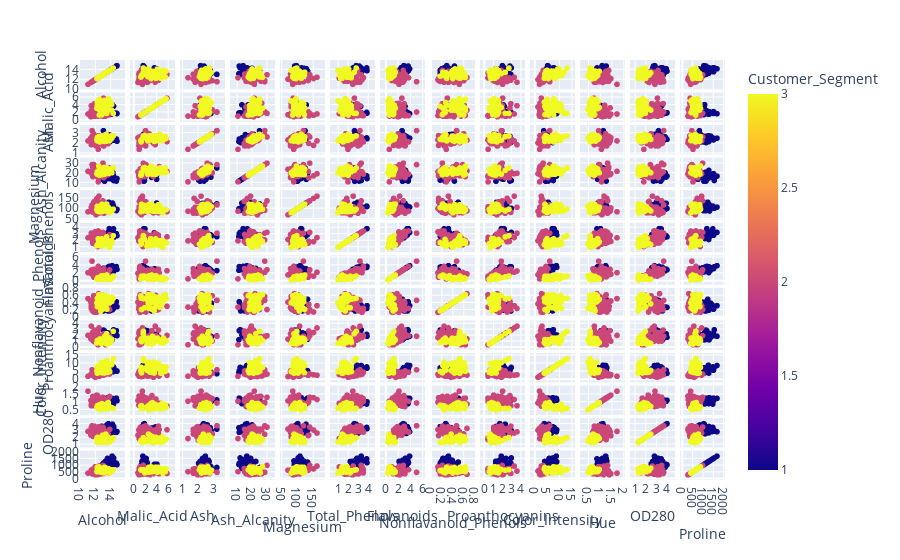

The notebook cell saved with this chart:
### Code cell
fig = px.scatter_matrix(df, dimensions=['Alcohol','Malic_Acid','Ash','Ash_Alcanity','Magnesium','Total_Phenols','Flavanoids','Nonflavanoid_Phenols','Proanthocyanins','Color_Intensity','Hue','OD280','Proline'], color='Customer_Segment')
fig.show()

### Figure 1 — Plotly figure (JSON) as saved in the notebook; plotly's stock layout.template omitted (floating-point values rounded to 4 significant figures; data arrays with more than 128 entries replaced by an {"elided": "..."} marker saying what was removed)
{"data": [{"dimensions": [{"axis": {"matches": true}, "label": "Alcohol", "values": {"elided": "178 float values"}}, {"axis": {"matches": true}, "label": "Malic_Acid", "values": {"elided": "178 float values"}}, {"axis": {"matches": true}, "label": "Ash", "values": {"elided": "178 float values"}}, {"axis": {"matches": true}, "label": "Ash_Alcanity", "values": {"elided": "178 float values"}}, {"axis": {"matches": true}, "label": "Magnesium", "values": {"elided": "178 int values"}}, {"axis": {"matches": true}, "label": "Total_Phenols", "values": {"elided": "178 float values"}}, {"axis": {"matches": true}, "label": "Flavanoids", "values": {"elided": "178 float values"}}, {"axis": {"matches": true}, "label": "Nonflavanoid_Phenols", "values": {"elided": "178 float values"}}, {"axis": {"matches": true}, "label": "Proanthocyanins", "values": {"elided": "178 float values"}}, {"axis": {"matches": true}, "label": "Color_Intensity", "values": {"elided": "178 float values"}}, {"axis": {"matches": true}, "label": "Hue", "values": {"elided": "178 float values"}}, {"axis": {"matches": true}, "label": "OD280", "values": {"elided": "178 float values"}}, {"axis": {"matches": true}, "label": "Proline", "values": {"elided": "178 int values"}}], "hovertemplate": "%{xaxis.title.text}=%{x}<br>%{yaxis.title.text}=%{y}<br>Customer_Segment=%{marker.color}<extra></extra>", "legendgroup": "", "marker": {"color": {"elided": "178 int values"}, "coloraxis": "coloraxis", "symbol": "circle"}, "name": "", "showlegend": false, "type": "splom"}], "layout": {"coloraxis": {"colorbar": {"title": {"text": "Customer_Segment"}}, "colorscale": [[0, "#0d0887"], [0.1111, "#46039f"], [0.2222, "#7201a8"], [0.3333, "#9c179e"], [0.4444, "#bd3786"], [0.5556, "#d8576b"], [0.6667, "#ed7953"], [0.7778, "#fb9f3a"], [0.8889, "#fdca26"], [1, "#f0f921"]]}, "dragmode": "select", "legend": {"tracegroupgap": 0}, "margin": {"t": 60}}}
